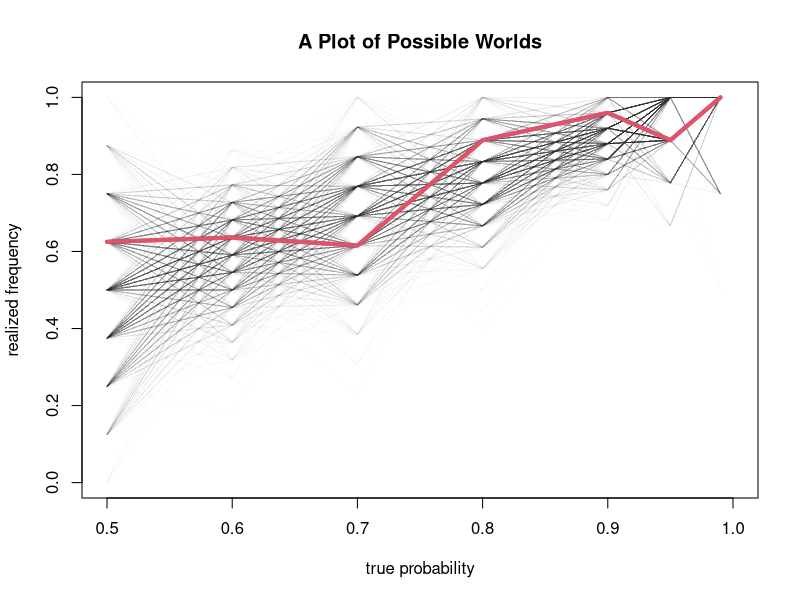
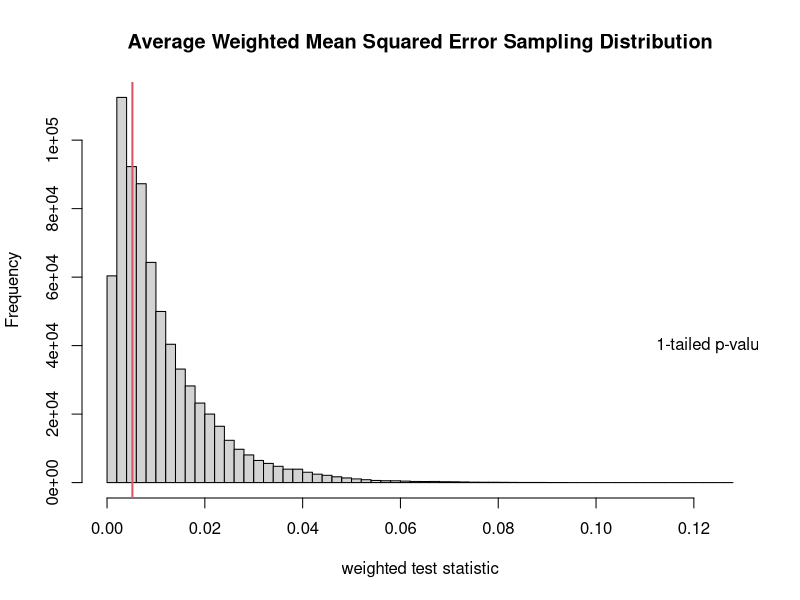
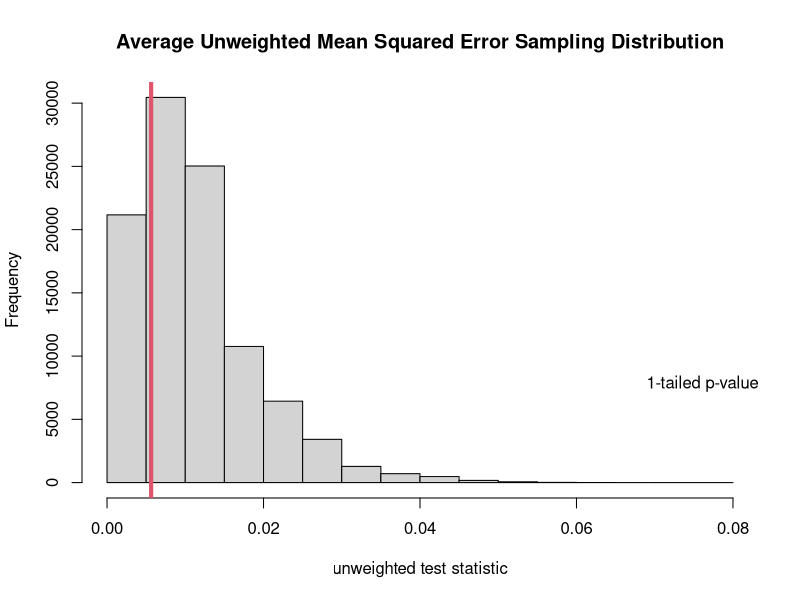
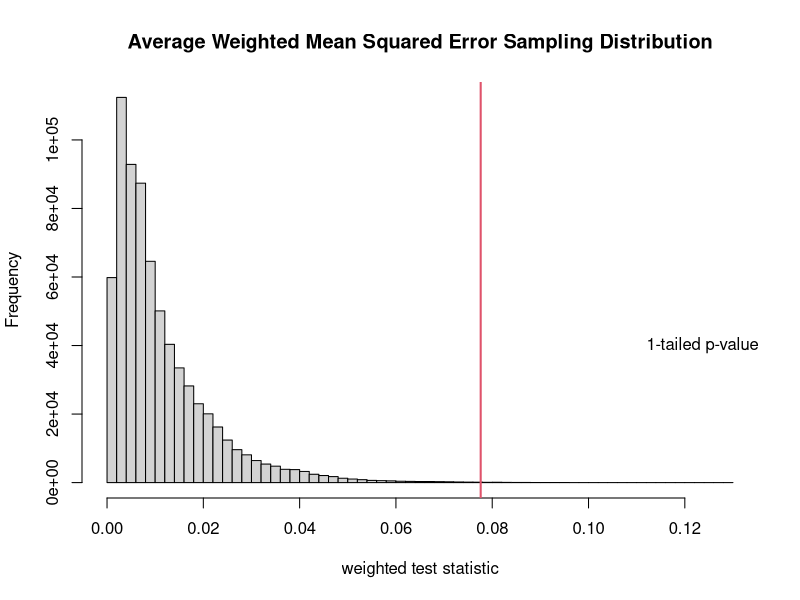
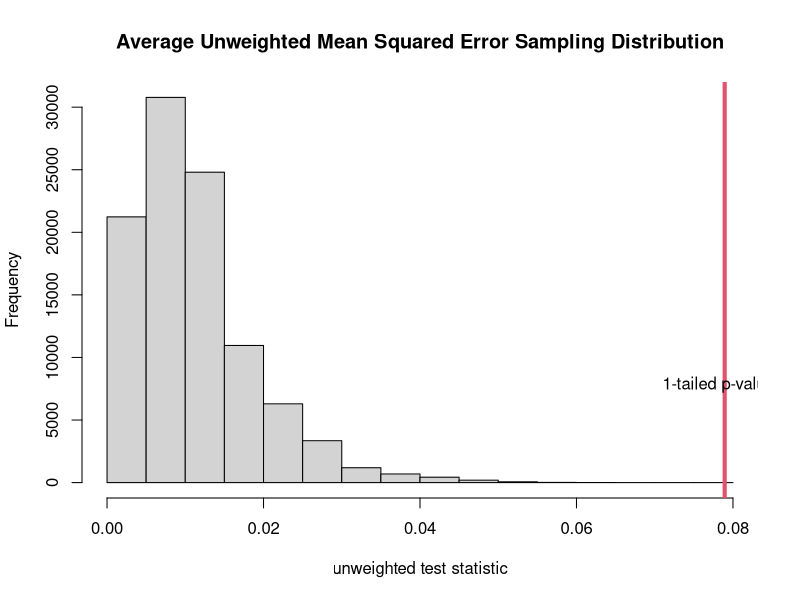

These charts were generated, in order, by the following R code:
#do some eda with the graph
preds <- matrix(nrow = 7, ncol = 3, data = c(.5,.6,.7,.8,.9,.95,.99,8,22,13,18,25,9,4,5,14,8,16,24,8,4))
par(mfrow = c(1,1))
plot(preds[,1], preds[,3]/preds[,2], xlim = c(.5, 1), ylim = c(0,1), type = "l", col = 2, lwd = 4, 
     xlab = "true probability", ylab = "realized frequency", main = "A Plot of Possible Worlds")
for(i in 1:2000){
  lines(preds[,1],sapply(1:7, function(x) rbinom(n = 1, size = preds[x,2], prob = preds[x,1]))/preds[,2], type = "l", col = rgb(0,0,0,.01))
}       
lines(preds[,1], preds[,3]/preds[,2], xlim = c(.5, 1), ylim = c(.5,1), type = "l", col = 2, lwd = 4)

#monte carlo flavored NHST, weighted
test <- sapply(1:1e5, function(c) sum((sapply(1:7, function(x) rbinom(n = 1, size = preds[x,2], prob = preds[x,1]))/preds[,2] - preds[,1])^2)*(preds[,2]/sum(preds[,2])))
obs <- sum(((preds[,1] - preds[,3]/preds[,2])^2)*(preds[,2]/sum(preds[,2])))
p_val <- sum(obs < test)/length(test)
hist(test, breaks = 50, main = "Average Weighted Mean Squared Error Sampling Distribution", xlab = "weighted test statistic")
abline(v = obs, col= 2, lwd = 2)
text(x = 0.13, y = 40000, labels = paste0("1-tailed p-value = ", round(p_val, 3)))

#monte carlo flavored NHST, unweighted
test <- sapply(1:1e5, function(c) mean((sapply(1:7, function(x) rbinom(n = 1, size = preds[x,2], prob = preds[x,1]))/preds[,2] - preds[,1])^2))
obs <- mean(((preds[,1] - preds[,3]/preds[,2])^2))
p_val <- sum(obs < test)/length(test)
hist(test, breaks = 20, main = "Average Unweighted Mean Squared Error Sampling Distribution", xlab = "unweighted test statistic")
abline(v = obs, col= 2, lwd = 4)
text(x = 0.08, y = 7800, labels = paste0("1-tailed p-value = ", round(p_val, 3)))

#testing deviation
#monte carlo flavored NHST, weighted
test <- sapply(1:1e5, function(c) sum((sapply(1:7, function(x) rbinom(n = 1, size = preds[x,2], prob = preds[x,1]))/preds[,2] - preds[,1])^2)*(preds[,2]/sum(preds[,2])))
obs <- sum(((preds[,1] - preds[,2]/preds[,2])^2)*(preds[,2]/sum(preds[,2])))
p_val <- sum(obs < test)/length(test)
p_val
hist(test, breaks = 50, main = "Average Weighted Mean Squared Error Sampling Distribution", xlab = "weighted test statistic")
abline(v = obs, col= 2, lwd = 2)
text(x = 0.13, y = 40000, labels = paste0("1-tailed p-value = ", round(p_val, 3)))

#monte carlo flavored NHST, unweighted
test <- sapply(1:1e5, function(c) mean((sapply(1:7, function(x) rbinom(n = 1, size = preds[x,2], prob = preds[x,1]))/preds[,2] - preds[,1])^2))
obs <- mean(((preds[,1] - preds[,2]/preds[,2])^2))
p_val <- sum(obs < test)/length(test)
p_val
hist(test, breaks = 20, main = "Average Unweighted Mean Squared Error Sampling Distribution", xlab = "unweighted test statistic")
abline(v = obs, col= 2, lwd = 4)
text(x = 0.08, y = 7800, labels = paste0("1-tailed p-value = ", round(p_val, 3)))

sum(((preds[,1] - preds[,2]/preds[,2])^2)*(preds[,2]/sum(preds[,2])))

p <- c(rep(c(.5,.7), 5), .5)
d <- rbinom(n = 11, size = 1, prob = p)
mean((d-p)^2)

(.5 - sum(d[p == .5])/length(d[p == .5]))^2*6/11 + (.7 - sum(d[p == .7])/length(d[p == .7]))^2*5/11

sum()